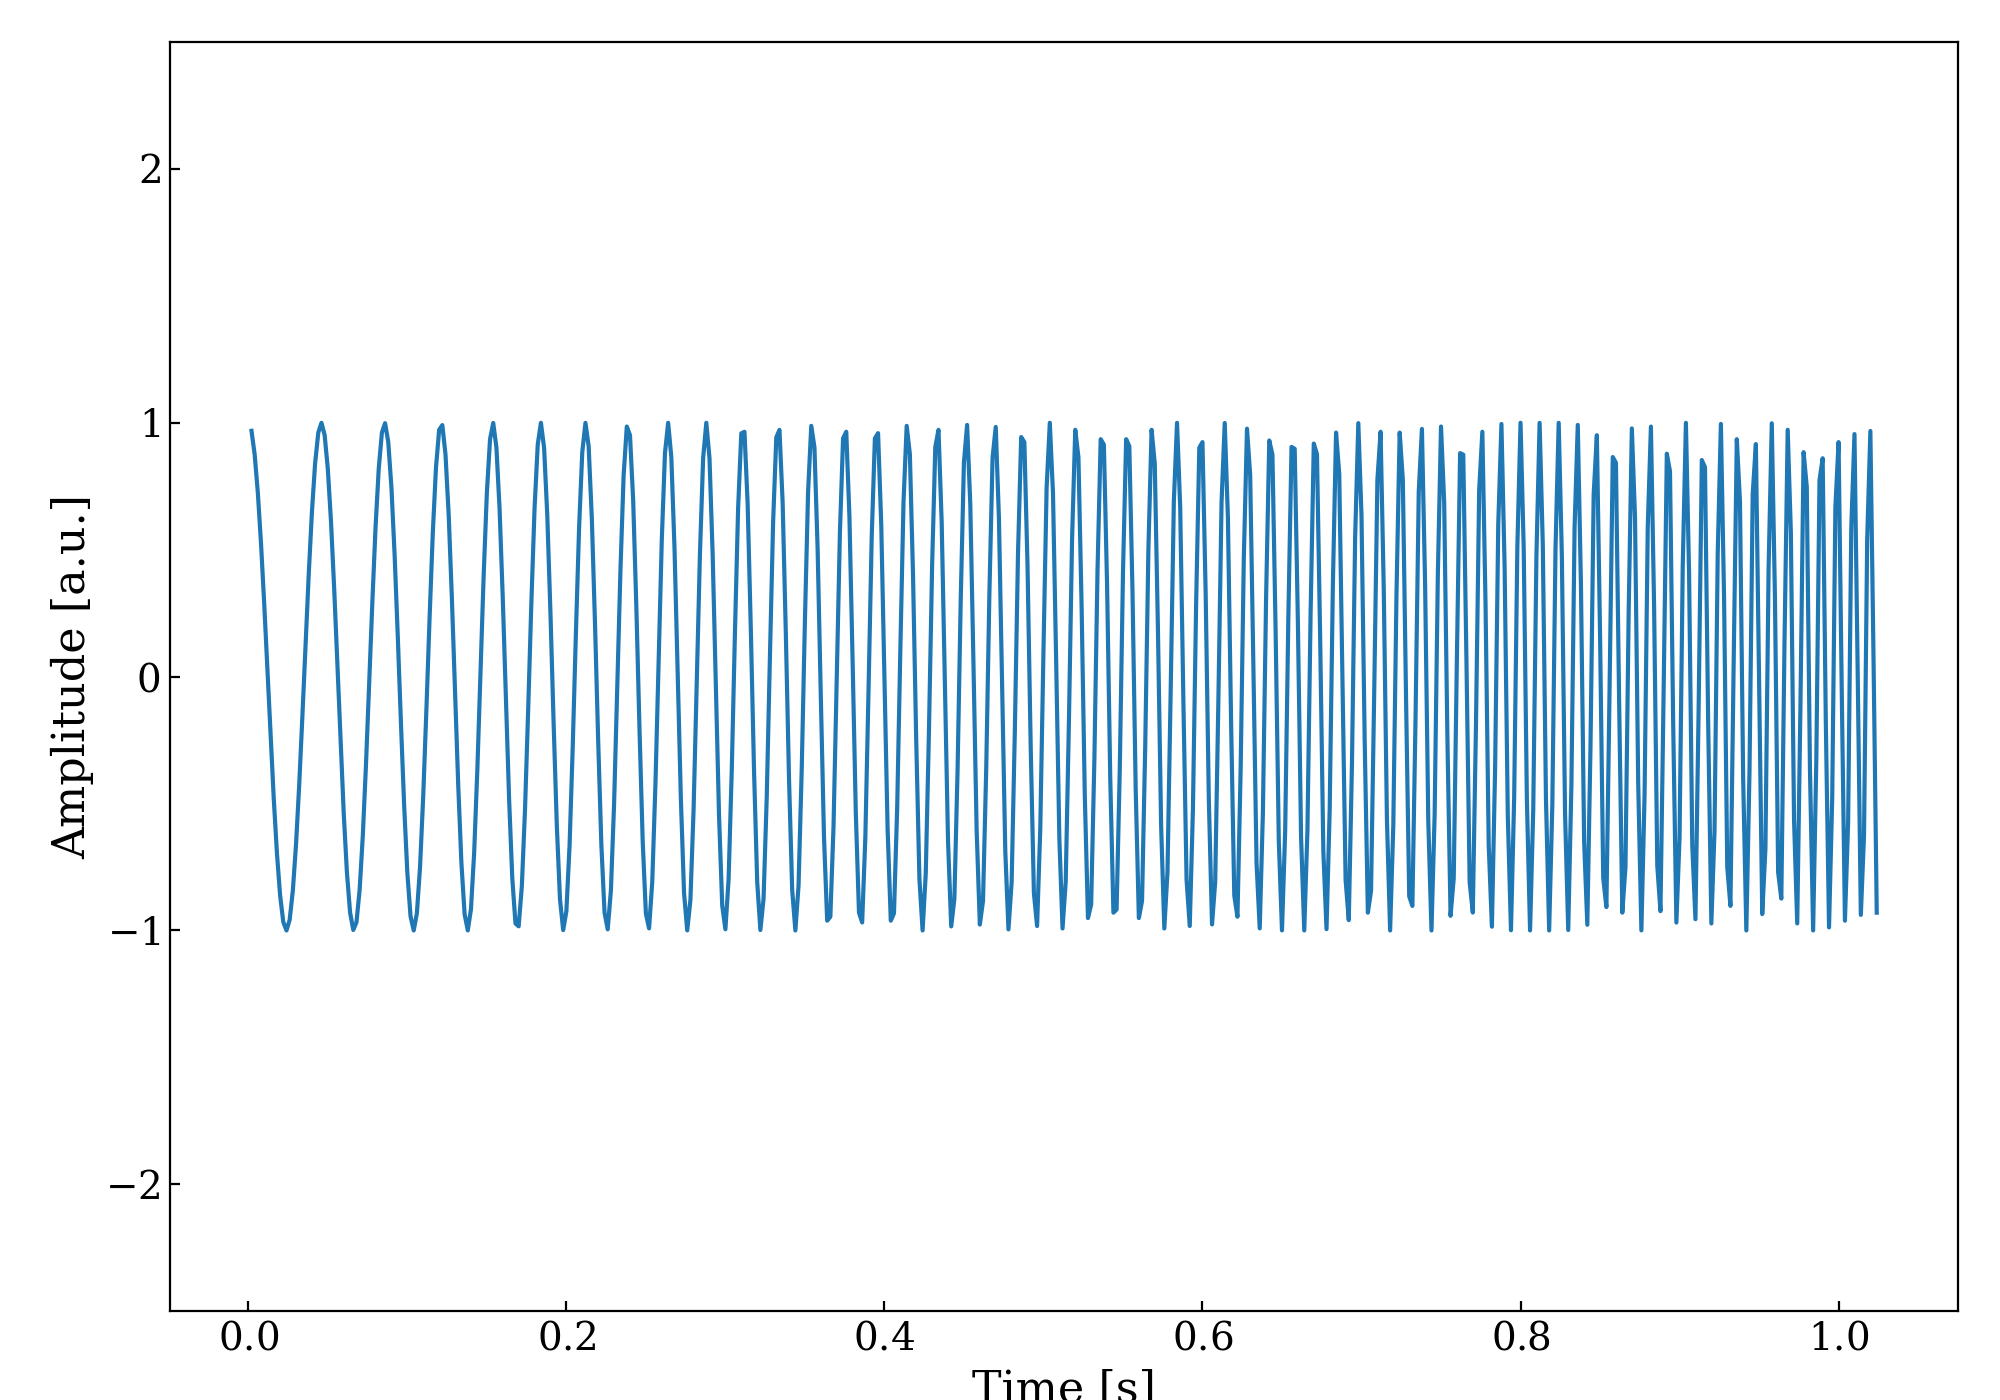

Python code for this plot:
from pathlib import Path

import numpy as np
import scipy.signal as signal
from matplotlib import pyplot as plt

from sat.common import set_custom_pyplot_styles

fs = 500


def get_chirp(*, N: int, f0=20, f1=100):
    time = np.arange(1, N + 1, step=1) / fs
    wave = signal.chirp(time, f0=f0, t1=N / fs, f1=f1)
    return time, wave


time, wave = get_chirp(N=512)

if __name__ == "__main__":
    set_custom_pyplot_styles()

    plt.plot(time, wave)

    plt.tight_layout()
    plt.xlabel("Time [s]")
    plt.ylabel("Amplitude [a.u.]")

    plt.savefig(Path(__file__).with_suffix(".pdf"))
    # plt.show()
